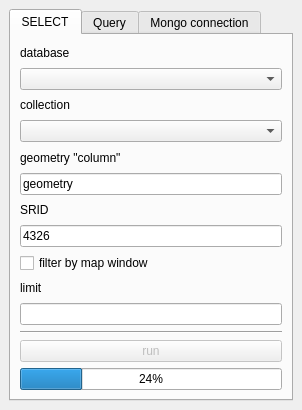
<?xml version="1.0" encoding="UTF-8"?>
<ui version="4.0">
 <class>mongolizer_layerDockWidgetBase</class>
 <widget class="QDockWidget" name="mongolizer_layerDockWidgetBase">
  <property name="geometry">
   <rect>
    <x>0</x>
    <y>0</y>
    <width>302</width>
    <height>410</height>
   </rect>
  </property>
  <property name="windowTitle">
   <string>mongoloid</string>
  </property>
  <widget class="QWidget" name="dockWidgetContents">
   <layout class="QHBoxLayout" name="horizontalLayout">
    <item>
     <widget class="QTabWidget" name="tabWidget">
      <property name="currentIndex">
       <number>0</number>
      </property>
      <widget class="QWidget" name="tab_3">
       <attribute name="title">
        <string>SELECT</string>
       </attribute>
       <layout class="QVBoxLayout" name="verticalLayout">
        <item>
         <widget class="QLabel" name="label">
          <property name="maximumSize">
           <size>
            <width>304</width>
            <height>16777215</height>
           </size>
          </property>
          <property name="text">
           <string>database</string>
          </property>
         </widget>
        </item>
        <item>
         <widget class="QComboBox" name="input_database_name">
          <property name="maximumSize">
           <size>
            <width>304</width>
            <height>16777215</height>
           </size>
          </property>
         </widget>
        </item>
        <item>
         <widget class="QLabel" name="label_2">
          <property name="maximumSize">
           <size>
            <width>304</width>
            <height>16777215</height>
           </size>
          </property>
          <property name="text">
           <string>collection</string>
          </property>
         </widget>
        </item>
        <item>
         <widget class="QComboBox" name="input_vyber_collection">
          <property name="maximumSize">
           <size>
            <width>304</width>
            <height>16777215</height>
           </size>
          </property>
         </widget>
        </item>
        <item>
         <widget class="QLabel" name="label_3">
          <property name="text">
           <string>geometry &quot;column&quot;</string>
          </property>
         </widget>
        </item>
        <item>
         <widget class="QLineEdit" name="input_geom_coll">
          <property name="text">
           <string>geometry</string>
          </property>
         </widget>
        </item>
        <item>
         <widget class="QLabel" name="label_7">
          <property name="text">
           <string>SRID</string>
          </property>
         </widget>
        </item>
        <item>
         <widget class="QLineEdit" name="input_srid">
          <property name="text">
           <string>4326</string>
          </property>
         </widget>
        </item>
        <item>
         <widget class="QCheckBox" name="input_canvas_filter">
          <property name="text">
           <string>filter by map window</string>
          </property>
         </widget>
        </item>
        <item>
         <widget class="QLabel" name="label_8">
          <property name="text">
           <string>limit</string>
          </property>
         </widget>
        </item>
        <item>
         <widget class="QLineEdit" name="input_limit"/>
        </item>
        <item>
         <widget class="Line" name="line">
          <property name="orientation">
           <enum>Qt::Horizontal</enum>
          </property>
         </widget>
        </item>
        <item>
         <widget class="QPushButton" name="nahraj_vrstvu">
          <property name="enabled">
           <bool>false</bool>
          </property>
          <property name="maximumSize">
           <size>
            <width>304</width>
            <height>16777215</height>
           </size>
          </property>
          <property name="text">
           <string>run</string>
          </property>
         </widget>
        </item>
        <item>
         <widget class="QProgressBar" name="progressBar">
          <property name="maximumSize">
           <size>
            <width>304</width>
            <height>16777215</height>
           </size>
          </property>
          <property name="value">
           <number>24</number>
          </property>
         </widget>
        </item>
       </layout>
      </widget>
      <widget class="QWidget" name="tab_4">
       <attribute name="title">
        <string>Query</string>
       </attribute>
       <layout class="QVBoxLayout" name="verticalLayout_3">
        <item>
         <widget class="QPlainTextEdit" name="input_query">
          <property name="plainText">
           <string>{}</string>
          </property>
         </widget>
        </item>
        <item>
         <widget class="QPushButton" name="input_try_query">
          <property name="text">
           <string>Try</string>
          </property>
         </widget>
        </item>
       </layout>
      </widget>
      <widget class="QWidget" name="tab_5">
       <attribute name="title">
        <string>Mongo connection</string>
       </attribute>
       <layout class="QVBoxLayout" name="verticalLayout_2">
        <item>
         <widget class="QLabel" name="label_4">
          <property name="text">
           <string>host</string>
          </property>
         </widget>
        </item>
        <item>
         <widget class="QLineEdit" name="input_host">
          <property name="text">
           <string>localhost</string>
          </property>
         </widget>
        </item>
        <item>
         <widget class="QLabel" name="label_5">
          <property name="text">
           <string>port</string>
          </property>
         </widget>
        </item>
        <item>
         <widget class="QLineEdit" name="input_port">
          <property name="text">
           <string>27017</string>
          </property>
         </widget>
        </item>
        <item>
         <widget class="QLabel" name="label_6">
          <property name="text">
           <string>uri</string>
          </property>
         </widget>
        </item>
        <item>
         <widget class="QLineEdit" name="input_uri"/>
        </item>
        <item>
         <widget class="Line" name="line_2">
          <property name="orientation">
           <enum>Qt::Horizontal</enum>
          </property>
         </widget>
        </item>
        <item>
         <widget class="QPushButton" name="pushButton">
          <property name="text">
           <string>create uri</string>
          </property>
         </widget>
        </item>
        <item>
         <widget class="QPushButton" name="pushButton_2">
          <property name="text">
           <string>reconnect</string>
          </property>
         </widget>
        </item>
       </layout>
      </widget>
     </widget>
    </item>
   </layout>
  </widget>
 </widget>
 <resources/>
 <connections/>
</ui>
